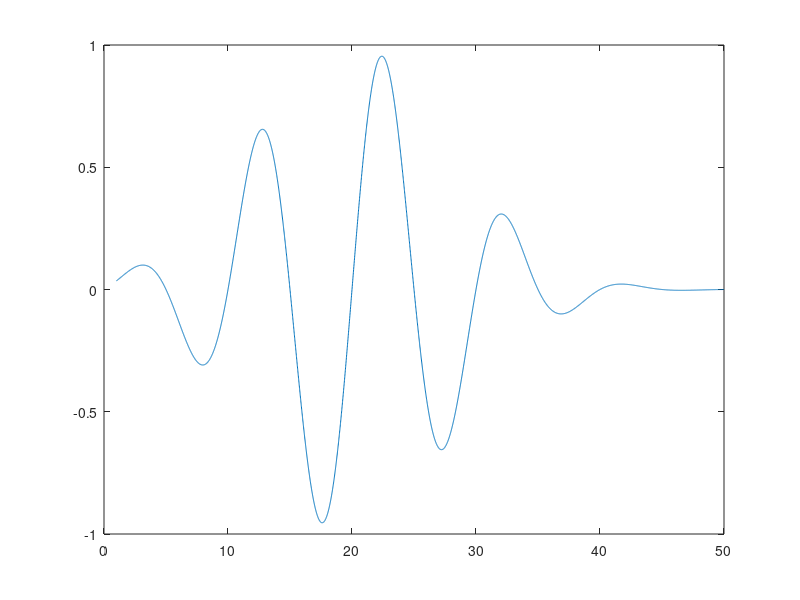
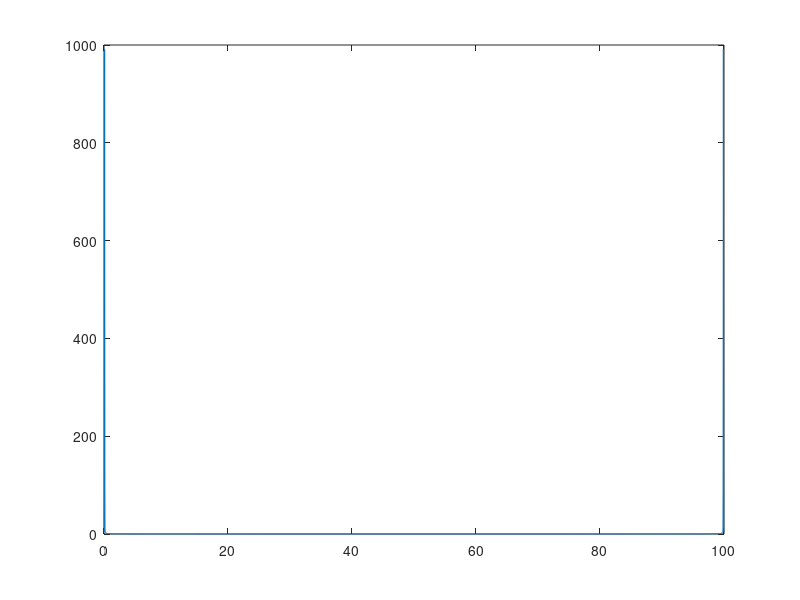
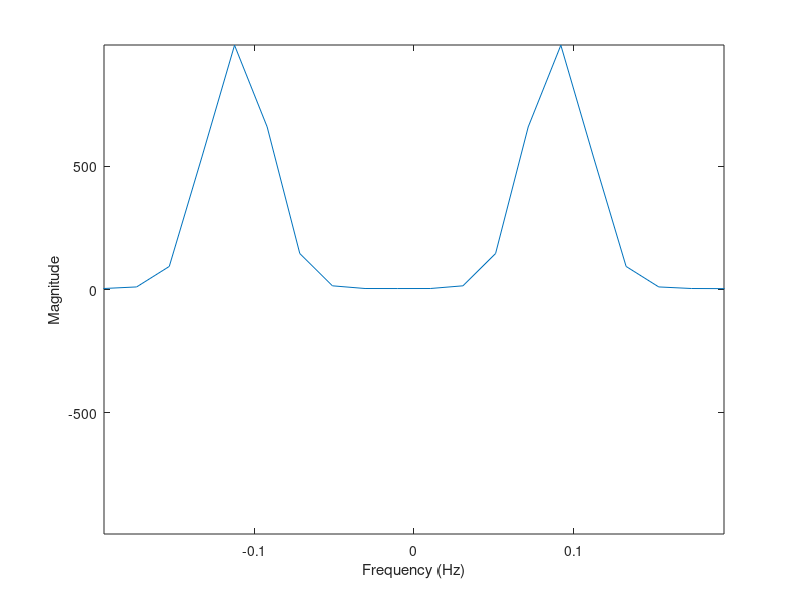

MATLAB code to generate these figures, in order:
clear all
% Gaussian pulse
t0=20;
spread=8;
%machine time Ts = 0.00001 minimum
Ts = 0.01;
fs = 1/Ts;   % Sampling frequency
t = 1:Ts:50;  % Time vector 
L = length(t);      % Signal length

%e3etazw kai prosarmozw thn syxnotita se mia bati gia to program
freq_in=0.1;
%pulse=sin(2*pi*freq_in*t);
%pulse=exp(-.5*((t-t0)/spread).^2);
pulse=exp(-.5*((t-t0)/spread).^2).*sin(2*pi*freq_in*t);
x=pulse;
plot(t,x);
figure;
% fft transform
y = fft(x);  
f = (0:length(y)-1)*fs/length(y);
plot(f,abs(y));
% zero-centered, circular shift on the transform
n = length(x);                         
fshift = (-n/2:n/2-1)*(fs/n);
yshift = fftshift(y);
figure; 
plot(fshift,abs(yshift))
xlabel('Frequency (Hz)')
ylabel('Magnitude');

% Simgeorge algorithm for gaussian/sinusoidal pulses. Almost Completed.
yshift_diff(length(yshift))=0;
fshift_diff(length(fshift))=0;
%for the diff
for i=1:length(yshift)-1
    yshift_diff(i)=abs(abs(yshift(i+1))-abs(yshift(i)));
    fshift_diff(i)=fshift(i+1)-fshift(i);
end
% for the diff of the diff
yshift_diff_perc(length(yshift))=0;
for j=1:length(yshift)-1
    yshift_diff_perc(j)=abs(abs(yshift_diff(j+1))-abs(yshift_diff(j)))/abs(yshift_diff(j));
end
    %yf:index of highest chance in curve
    yf=find(yshift_diff_perc==max(yshift_diff_perc));

    
%extender: indexes with yshift lower than 0.5% of ysfhift(yf). Needs fixing
%extender=find(abs(yshift)>0.001*abs(yshift(yf)));
%yf2=max(extender);
%fmax2=abs(fshift(yf2));
%      fmax2
%fdiff=(abs(fmax2-freq_in)/freq_in+1);
%fdiff
%fmax=freq_in*fdiff;


axis([-abs(fshift(yf+10)) abs(fshift(yf+10)) -ceil(abs(max(yshift))) ceil(abs(max(yshift)))]);
    


% Cell size and time stepping
c0=3.e8;
fmax=abs(fshift(yf));
if fmax<freq_in
    fmax=abs(freq_in-fmax)+freq_in;
end

fmax

% fdiff is such that fmax=freq_in*fdiff
fdiff=(abs(fmax-freq_in)/freq_in+1);
fdiff
lambdamin=c0/fmax;
dx=lambdamin/10;
dt=dx/(2.*c0);
% Constants
cc=c0*dt/dx;
dt
